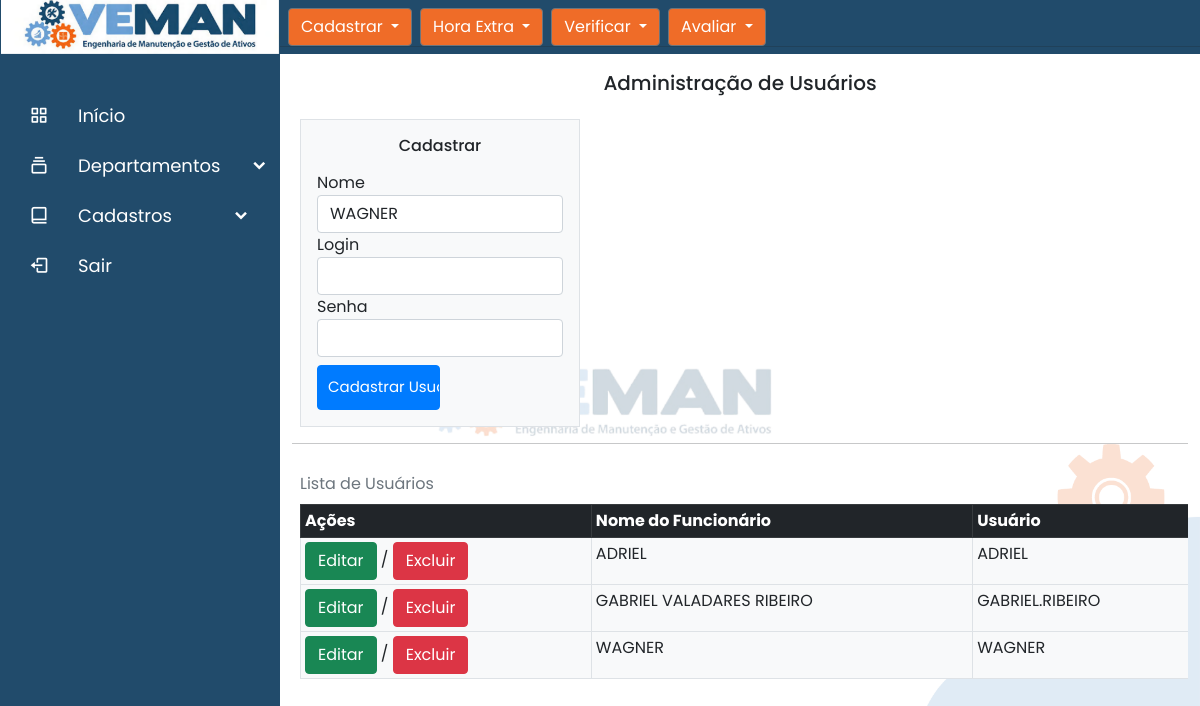
The page /usuarios on the database its author committed.
### vemango/models.py (models this page shows)
class Usuario(database.Model, UserMixin):
    id = database.Column(database.Integer, primary_key=True)
    nome_usuario = database.Column(database.String, nullable=False, unique=True)
    login = database.Column(database.String, nullable=False, unique=True)
    senha = database.Column(database.String, nullable=False)
    data_criacao = database.Column(database.DateTime, nullable=False, default=datetime.utcnow)

### vemango/routes.py (the view, shortened to what this page needs)
@app.route('/usuarios', methods=['GET', 'POST'])
def usuarios():
    cadastro_usuario = CriarUsuario()
    lista_funcionarios = Funcionario.query.all()
    lista_usuarios = Usuario.query.all()
    cadastro_usuario.nome_usuario.choices = [(funcionario.nome_funcionario) for funcionario in Funcionario.query.all()]
    return render_template('usuarios.html', cadastro_usuario=cadastro_usuario,
                           lista_funcionarios=lista_funcionarios, lista_usuarios=lista_usuarios)

### vemango/forms.py (shortened to what this page needs)
class CriarUsuario(FlaskForm):
    nome_usuario = SelectField('Nome',choices=[],validators=[DataRequired()])
    login = StringField('Login', validators=[DataRequired()])
    senha = PasswordField('Senha', validators=[DataRequired(), Length(6, 20)])
    botao_submit_usuario = SubmitField('Cadastrar Usuário')

### vemango/templates/usuarios.html (shortened to what this page needs)
{% extends 'administrador.html' %}
{% block usuarios %}
<hr>
<div class="container-fluid">
    <div class="row" >
        <div class="col">
            <div class="g-2 p-1 mt-1  text-center">
                <h5>Administração de Usuários </h5>
            </div>
        </div>
    </div>
    <div class=" ps-2 container-expand-lg mb-1" >
        <div class="row">
            <div class="col-4">
                <form method="POST" action="" class="border p-3 mt-1  border bg-light">
                    <legend class="text-center"><h6>Cadastrar </h6></legend>
                    <fieldset>
                        <div class="form-group">
                            {{ cadastro_usuario.nome_usuario.label(class="form-control-label") }}
                            {% if cadastro_usuario.nome_usuario.errors %}
                                {{ cadastro_usuario.nome_usuario(class="form-control is-invalid") }}
                            <div class="invalid-feedback">
                                    {% for erro in cadastro_usuario.nome_usuario.errors %}
                                        {{ erro }}
                                    {% endfor %}
                            </div>
                                {% else %}
                                    {{ cadastro_usuario.nome_usuario(class="form-control") }}
                                {% endif %}
                        </div>
                        <div class="form-group">
                            {{ cadastro_usuario.login.label(class="form-control-label") }}
                            {% if cadastro_usuario.login.errors %}
                                {{ cadastro_usuario.login(class="form-control is-invalid") }}
                            <div class="invalid-feedback">
                                    {% for erro in cadastro_usuario.login.errors %}
                                        {{ erro }}
                                    {% endfor %}
                            </div>
                                {% else %}
                                    {{ cadastro_usuario.login(class="form-control") }}
                                {% endif %}
                        </div>
                        <div class="form-group">
                            {{ cadastro_usuario.senha.label(class="form-control-label") }}
                            {% if cadastro_usuario.senha.errors %}
                                {{ cadastro_usuario.senha(class="form-control is-invalid") }}
                            <div class="invalid-feedback">
                                    {% for erro in cadastro_usuario.senha.errors %}
                                        {{ erro }}
                                    {% endfor %}
                            </div>
                                {% else %}
                                    {{ cadastro_usuario.senha(class="form-control") }}
                                {% endif %}
                        </div>
                    </fieldset>
                        {{ cadastro_usuario.botao_submit_usuario(class="btn btn-primary mt-2") }}
                </form>
            </div>
        </div>
    </div>
    <hr>
    <div class="menu container-expand-lg " >
        <table class="table table-sm caption-top  table-hover table-bordered ms-2  mb-2 border p-3 mt-1  border bg-light" >
            <caption>Lista de Usuários</caption>
            <div class="row">
                <div class="col">
                  <thead class="table-dark">
                    <tr class="header">
                      <th scope="col">Ações</th>
                      <th scope="col">Nome do Funcionário</th>
                      <th scope="col">Usuário</th>
                    </tr>
                  </thead>
                  <tbody>
                  {% for usuario in lista_usuarios %}
                    <tr>
                        <td><a class="btn btn-success" href="" target="_blank"onclick="window.open(this.href, this.target, 'width=754,height=479'); return false;" >Editar</a> / <a class="btn btn-danger" href=""  data-bs-toggle="modal" data-bs-target=""> Excluir</a></td>
                        <td>{{usuario.nome_usuario}}</td>
                        <td>{{usuario.login}}</td>
                        </div>
                  {% endfor %}
                </div>
{% endblock %}

### vemango/static/main.css (style rules this page uses)
.menu { height: 220px; overflow-y: scroll; }
body { background: url("./foto_veman/backgroundd.png") no-repeat fixed center; background-size: 100%; padding-left: 280px; padding-top: 30px; }
.btn-primary { background-color: #007bff; border-color: #007bff; padding: 10px; font-size: 15px; align-items: center; text-align: center; width: 50%; }

### vemango/static/navbar.css (style rules this page uses)
* { margin: 0; padding: 0; box-sizing: border-box; font-family: 'Poppins', sans-serif; }

### rows shown on the page
Usuario: nome_usuario "ADRIEL", login "ADRIEL"
Usuario: nome_usuario "GABRIEL VALADARES RIBEIRO", login "GABRIEL.RIBEIRO"
Usuario: nome_usuario "WAGNER", login "WAGNER"

### other values the page prints
{{ cadastro_usuario.nome_usuario.label(class="form-control-label") }} "Nome"
{{ cadastro_usuario.login.label(class="form-control-label") }} "Login"
{{ cadastro_usuario.senha.label(class="form-control-label") }} "Senha"
